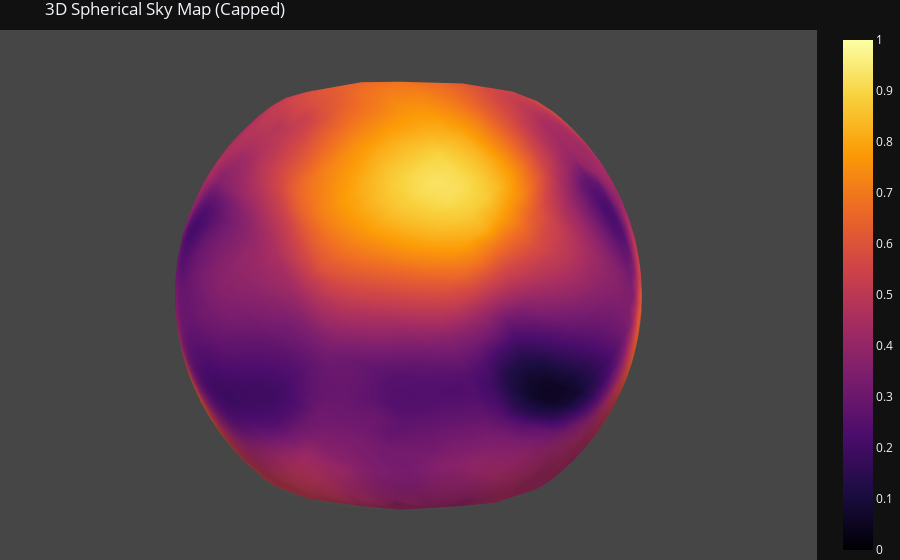

Notebook code cell kept with this figure:
### Code cell
# Visualization of the backprojection results
# Plot the energy per frame, to verify the normalization
plt.figure(figsize=(8, 4))
plt.plot(np.arange(0, N_frames), np.sum(bpp**2, axis=1), 'o-')
plt.title('Energy per Frame')
plt.xlabel('Frame number')
plt.ylabel('Max Absolute Value')
plt.grid()
plt.tight_layout()
plt.show()

# Plot the spherical mesh with the backprojection results (before deblurring)
fig = draw_spherical_mesh(bpp[0], Df.R)
fig.show()
